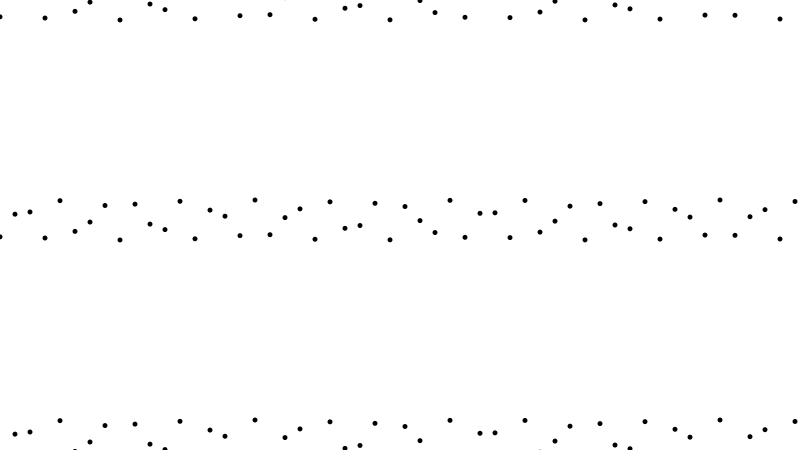
Frame 1 (no input)
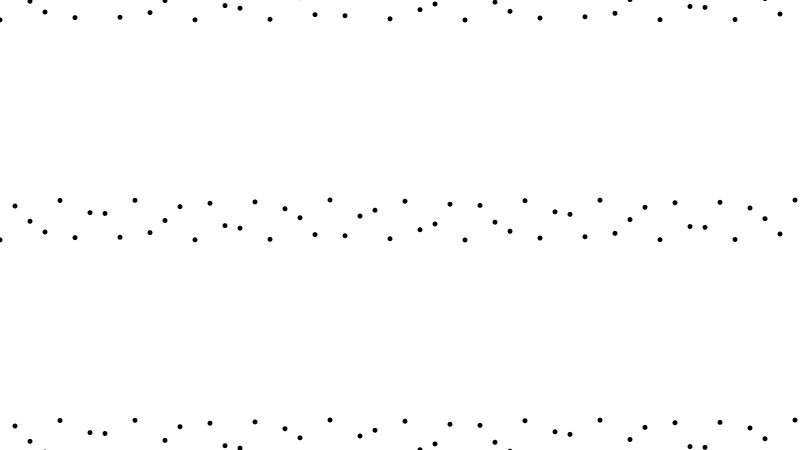
Frame 60 (the mouse pressed at the canvas centre just before this capture)
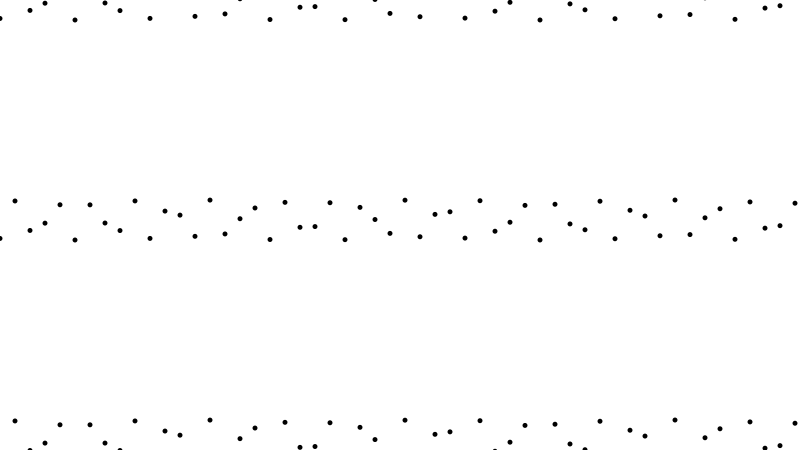
Frame 120 (the mouse held since frame 60 and released just before this capture)

The Processing sketch that drew these frames (run headless with seeded random() and noise(); from frame 60 on, the mouse is pressed at the canvas centre):

// Processing sketch: oleaDemo
// ── oleaDemo.pde
// Nicolás Troncoso
// ED2UDD
// Demo línea recta hecha de puntos modificables
float x;

void setup () {
  size(800, 450);
	x = 1;
	// blendMode(SUBTRACT); // BLEND ADD SUBTRACT DARKEST LIGHTEST DIFFERENCE EXCLUSION MULTIPLY SCREEN REPLACE
}

void draw() {
	background(255);
	// beginShape();
	for (int j = 0; j < height; j += 220) {
		for (int i = 0; i < width; i += 15) {
		  // curveVertex(i, j + 10 * sin(i + x));
			noStroke();
			fill(0);

		  ellipse(i, j + 20 * sin(i + x), 5, 5);
			x+=.00005;
		}
	}
	// endShape();
}
